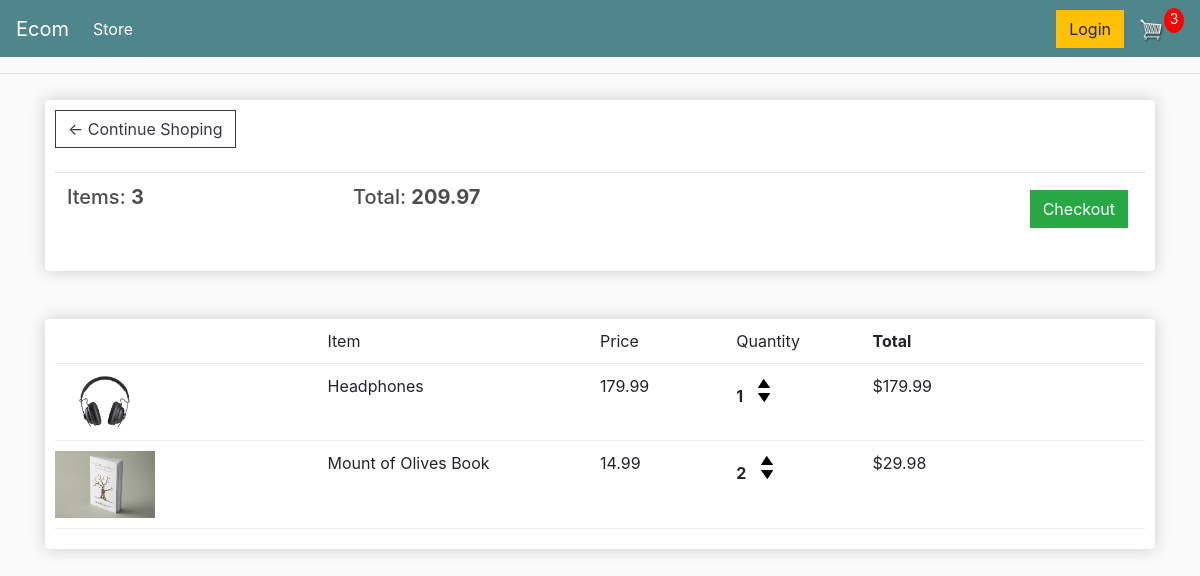
The app's page /cart/ (signed in) with its own data.
### store/models.py (models this page shows, shortened)
class Order(models.Model):
    customer = models.ForeignKey(Customer,on_delete=models.SET_NULL, null=True, blank=True)
    data_ordered = models.DateTimeField(auto_now_add=True)
    complete = models.BooleanField(default=False, null=True, blank=True)
    transaction_id = models.CharField(max_length=100, null=True)
    @property
    def get_cart_total(self):
        orderitems = self.orderitem_set.all()
        total = sum([item.get_total for item in orderitems])
        return total
    @property
    def get_cart_items(self):
        orderitems = self.orderitem_set.all()
        total = sum([item.quantity for item in orderitems])
        return total

class OrderItem(models.Model):
    product = models.ForeignKey(Product, on_delete=models.SET_NULL, null=True)
    order = models.ForeignKey(Order, on_delete=models.SET_NULL, null=True)
    quantity = models.IntegerField(default=0, null=True, blank=True)
    date_added = models.DateTimeField(auto_now_add=True)
    @property
    def get_total(self):
        total = self.product.price * self.quantity
        return total

class Product(models.Model):
    name = models.CharField(max_length=200)
    price = models.DecimalField(max_digits=7,decimal_places=2)
    digital = models.BooleanField(default=False,null=True,blank=True)
    image = models.ImageField(null=True, blank=True)
    @property
    def ImageUrl(self):
        try:
            url = self.image.url
        except:
            url = ''
        return url

### store/views.py (the view)
# urls.py: path('cart/', views.cart, name = "cart"),
def cart(request):
    data = cartData(request)
    cartItems = data['cartItems']
    order = data['order']
    items = data['items']
    context = {'items':items, 'order':order,'cartItems':cartItems}
    return render(request, 'store/cart.html',context)

### store/utils.py (called while the page is built)
def cartData(request):
    if request.user.is_authenticated:
        customer = request.user.customer
        order, created = Order.objects.get_or_create(customer = customer, complete=False)
        items = order.orderitem_set.all()
        cartItems = order.get_cart_items
    else:
        cookieData = cookieCart(request)
        cartItems = cookieData['cartItems']
        order = cookieData['order']
        items = cookieData['items']
    return{'cartItems': cartItems, 'order':order, 'items':items}

### store/templates/store/cart.html
{% extends 'store/main.html' %}
{% load static %}
{% block body %}
<div class="row">
    <div class="col-lg-12">
        <div class="box-element">
            <a class="btn btn-outline-dark" href="{% url 'store' %}">&#x2190; Continue Shoping</a>
            <br><br>
            <table class="table">
                <tr>
                    <th><h5>Items: <strong>{{order.get_cart_items}}</strong></h5></th>
                    <th><h5>Total: <strong>{{order.get_cart_total|floatformat:2}}</strong></h5></th>
                    <th>
                        <a style="float:right; margin:5px" class="btn btn-success" href="{% url 'checkout' %}">Checkout</a>
                    </th>
                </tr>
            </table>
        </div>
        <br><br>
        <div class="box-element">
            <div class="cart-row">
                <div style="flex:2"></div>
                <div style="flex:2">Item</div>
                <div style="flex:1">Price</div>
                <div style="flex:1">Quantity</div>
                <div style="flex:2"><strong>Total</strong></div>
            </div>
            {% if items %}
            {% for item in items  %}
            <div class="cart-row">
                <div style="flex:2"><img class="row-image" src="{{item.product.ImageUrl}}" alt=""></div>
                <div style="flex:2"><p>{{item.product.name}}</p></div>
                <div style="flex:1">{{item.product.price|floatformat:2}}</div>
                <div style="flex:1">
                    <p class="quantity">{{item.quantity}}</p>
                    <div class="quantity">
                        <img data-product="{{item.product.id}}"  data-action="add" class="chg-quantity update-cart" src="{% static  'img/arrow-up.png' %}">
                        <img data-product="{{item.product.id}}"  data-action="remove" class="chg-quantity update-cart" src="{% static  'img/arrow-down.png' %}">
                    </div>
                </div>
                <div style="flex:2">${{item.get_total}}</div>
            </div>
            {% endfor %}
            {% else %}
            <div>SEPET BOŞ</div>
            {% endif %}
        </div>
    </div>
</div>
{% endblock  %}

### static/css/main.css (style rules this page uses)
body { background-color: hsl(0, 0%, 98%); }
h1,h2,h3,h4,h5,h6 { color:hsl(0, 0%, 30%); }
.box-element { box-shadow:hsl(0, 0%, 80%) 0 0 16px; background-color: #fff; border-radius: 4px; padding: 10px; }
.col-lg-4, .col-lg-6, .col-lg-8, .col-lg-12 { margin-top: 10px; }
.btn { border-radius: 0; }
.row-image { width: 100px; }
.cart-row { display: flex; align-items: flex-stretch; padding-bottom: 10px; margin-bottom: 10px; border-bottom: 1px solid #ececec; }
.quantity { display: inline-block; font-weight: 700; padding-right:10px; }
.chg-quantity { width: 12px; cursor: pointer; display: block; margin-top: 5px; transition:.1s; }

### records on screen
Order: get_cart_items "3", get_cart_total "209.97"
OrderItem: product.ImageUrl (picture), product.name "Headphones", product.price "179.99", quantity "1", get_total "179.99"
OrderItem: product.ImageUrl (picture), product.name "Mount of Olives Book", product.price "14.99", quantity "2", get_total "29.98"

### other values on screen
{{ cartItems }} "3"
